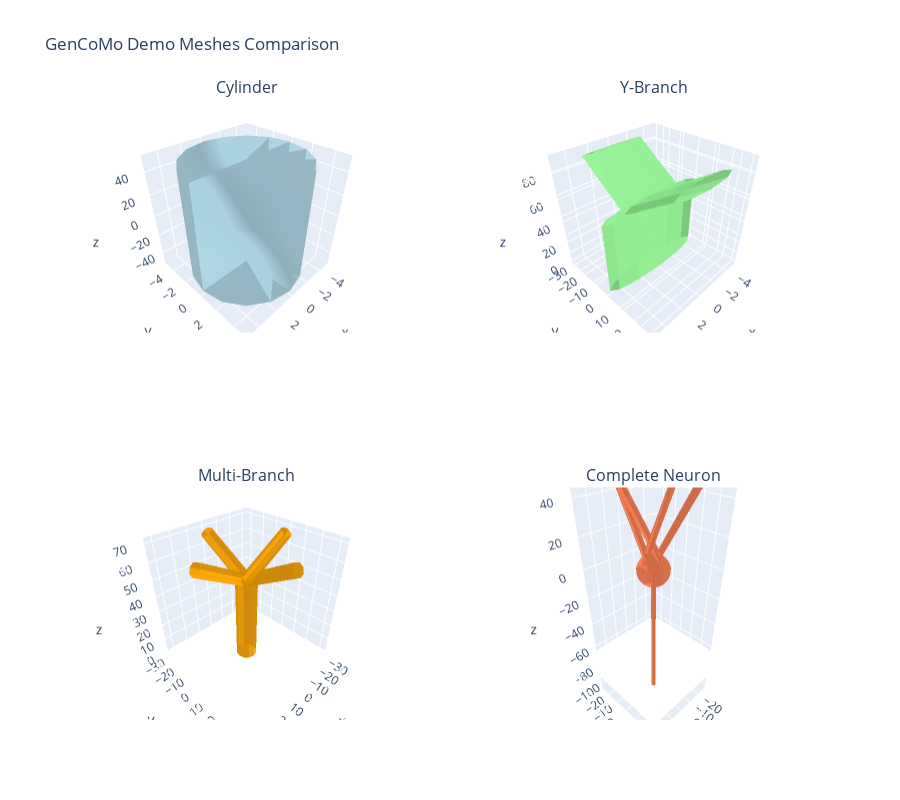

Notebook code cell kept with this figure:
### Markdown cell above
## 6. Comparing Mesh Sizes

Let's create a comparison visualization of the relative sizes:

### Code cell
# Create a comparison plot showing all meshes together
import plotly.graph_objects as go
from plotly.subplots import make_subplots

# Create subplots
fig = make_subplots(
    rows=2, cols=2,
    specs=[[{"type": "scatter3d"}, {"type": "scatter3d"}],
           [{"type": "scatter3d"}, {"type": "scatter3d"}]],
    subplot_titles=["Cylinder", "Y-Branch", "Multi-Branch", "Complete Neuron"]
)

mesh_list = [cylinder, y_branch, multi_branch, neuron]
colors = ["lightblue", "lightgreen", "orange", "coral"]
positions = [(1, 1), (1, 2), (2, 1), (2, 2)]

for i, (mesh, color, pos) in enumerate(zip(mesh_list, colors, positions)):
    vertices = mesh.vertices
    faces = mesh.faces
    
    trace = go.Mesh3d(
        x=vertices[:, 0],
        y=vertices[:, 1],
        z=vertices[:, 2],
        i=faces[:, 0],
        j=faces[:, 1],
        k=faces[:, 2],
        color=color,
        opacity=0.8
    )
    
    fig.add_trace(trace, row=pos[0], col=pos[1])

fig.update_layout(
    title="GenCoMo Demo Meshes Comparison",
    height=800,
    showlegend=False
)

fig.show()

### Figure 1 — Plotly figure (JSON) as saved in the notebook; plotly's stock layout.template omitted (floating-point values rounded to 4 significant figures; data arrays with more than 128 entries replaced by an {"elided": "..."} marker saying what was removed)
{"data": [{"color": "lightblue", "i": [1, 1, 2, 2, 4, 4, 5, 5, 6, 6, 7, 7, 8, 8, 9, 9, 10, 10, 11, 11, 12, 12, 13, 13, 14, 14, 15, 15, 16, 16, 17, 17, 18, 18, 19, 19, 20, 20, 21, 21, 22, 22, 23, 23, 24, 24, 25, 25, 26, 26, 27, 27, 28, 28, 29, 29, 30, 30, 31, 31, 32, 32, 33, 33], "j": [0, 4, 4, 5, 0, 6, 6, 7, 0, 8, 8, 9, 0, 10, 10, 11, 0, 12, 12, 13, 0, 14, 14, 15, 0, 16, 16, 17, 0, 18, 18, 19, 0, 20, 20, 21, 0, 22, 22, 23, 0, 24, 24, 25, 0, 26, 26, 27, 0, 28, 28, 29, 0, 30, 30, 31, 0, 32, 32, 33, 0, 1, 1, 2], "k": [4, 2, 5, 3, 6, 5, 7, 3, 8, 7, 9, 3, 10, 9, 11, 3, 12, 11, 13, 3, 14, 13, 15, 3, 16, 15, 17, 3, 18, 17, 19, 3, 20, 19, 21, 3, 22, 21, 23, 3, 24, 23, 25, 3, 26, 25, 27, 3, 28, 27, 29, 3, 30, 29, 31, 3, 32, 31, 33, 3, 1, 33, 2, 3], "opacity": 0.8, "scene": "scene", "type": "mesh3d", "x": [0.0, 5.0, 5.0, 0.0, 4.619, 4.619, 3.536, 3.536, 1.913, 1.913, 3.062e-16, 3.062e-16, -1.913, -1.913, -3.536, -3.536, -4.619, -4.619, -5.0, -5.0, -4.619, -4.619, -3.536, -3.536, -1.913, -1.913, -9.185e-16, -9.185e-16, 1.913, 1.913, 3.536, 3.536, 4.619, 4.619], "y": [0.0, 0.0, 0.0, 0.0, 1.913, 1.913, 3.536, 3.536, 4.619, 4.619, 5.0, 5.0, 4.619, 4.619, 3.536, 3.536, 1.913, 1.913, 6.123e-16, 6.123e-16, -1.913, -1.913, -3.536, -3.536, -4.619, -4.619, -5.0, -5.0, -4.619, -4.619, -3.536, -3.536, -1.913, -1.913], "z": [-50.0, -50.0, 50.0, 50.0, -50.0, 50.0, -50.0, 50.0, -50.0, 50.0, -50.0, 50.0, -50.0, 50.0, -50.0, 50.0, -50.0, 50.0, -50.0, 50.0, -50.0, 50.0, -50.0, 50.0, -50.0, 50.0, -50.0, 50.0, -50.0, 50.0, -50.0, 50.0, -50.0, 50.0]}, {"color": "lightgreen", "i": [1, 2, 4, 3, 7, 8, 6, 5, 11, 12, 10, 9, 14, 13, 25, 24, 23, 22, 29, 28, 21, 20, 17, 19, 26, 27, 30, 31, 34, 35, 39, 38, 43, 42, 46, 47, 50, 51, 55, 54, 58, 59, 63, 62, 67, 66, 72, 73, 75, 76, 78, 77, 81, 80, 84, 86, 88, 87, 90, 89, 91, 92, 94, 93, 97, 98, 102, 101, 109, 110, 108, 107, 111, 112, 116, 115, 120, 119, 125, 126, 128, 130, 132, 131, 134, 133, 137, 139, 141, 140, 143, 142, 144, 145, 147, 146, 150, 151, 156, 155, 162, 163, 161, 160, 164, 165, 169, 168, 173, 172, 178, 179], "j": [0, 0, 0, 0, 0, 0, 0, 0, 0, 0, 0, 0, 15, 15, 26, 25, 24, 23, 17, 29, 22, 21, 19, 20, 27, 28, 32, 32, 36, 36, 40, 40, 44, 44, 48, 48, 52, 52, 56, 56, 60, 60, 64, 64, 68, 68, 70, 70, 74, 74, 74, 74, 82, 82, 86, 87, 89, 88, 91, 90, 92, 84, 95, 95, 99, 99, 103, 103, 105, 105, 105, 105, 113, 113, 117, 117, 121, 121, 123, 123, 127, 127, 127, 127, 135, 135, 139, 140, 142, 141, 144, 143, 145, 137, 148, 148, 152, 152, 154, 154, 158, 158, 158, 158, 166, 166, 170, 170, 174, 174, 176, 176], "k": [2, 3, 5, 4, 8, 9, 7, 6, 12, 1, 11, 10, 16, 14, 18, 18, 18, 18, 18, 18, 18, 18, 18, 18, 18, 18, 31, 33, 35, 37, 41, 39, 45, 43, 47, 49, 51, 53, 57, 55, 59, 61, 65, 63, 69, 67, 73, 71, 76, 77, 79, 78, 83, 81, 85, 85, 85, 85, 85, 85, 85, 85, 96, 94, 98, 100, 104, 102, 110, 106, 109, 108, 112, 114, 118, 116, 122, 120, 126, 124, 130, 131, 129, 132, 136, 134, 138, 138, 138, 138, 138, 138, 138, 138, 149, 147, 151, 153, 157, 156, 163, 159, 162, 161, 165, 167, 171, 169, 175, 173, 179, 177], "opacity": 0.8, "scene": "scene2", "type": "mesh3d", "x": {"elided": "180 float values"}, "y": {"elided": "180 float values"}, "z": {"elided": "180 float values"}}, {"color": "orange", "i": {"elided": "176 int values"}, "j": {"elided": "176 int values"}, "k": {"elided": "176 int values"}, "opacity": 0.8, "scene": "scene3", "type": "mesh3d", "x": {"elided": "286 float values"}, "y": {"elided": "286 float values"}, "z": {"elided": "286 float values"}}, {"color": "coral", "i": {"elided": "496 int values"}, "j": {"elided": "496 int values"}, "k": {"elided": "496 int values"}, "opacity": 0.8, "scene": "scene4", "type": "mesh3d", "x": {"elided": "260 float values"}, "y": {"elided": "260 float values"}, "z": {"elided": "260 float values"}}], "layout": {"annotations": [{"font": {"size": 16}, "showarrow": false, "text": "Cylinder", "x": 0.225, "xanchor": "center", "xref": "paper", "y": 1, "yanchor": "bottom", "yref": "paper"}, {"font": {"size": 16}, "showarrow": false, "text": "Y-Branch", "x": 0.775, "xanchor": "center", "xref": "paper", "y": 1, "yanchor": "bottom", "yref": "paper"}, {"font": {"size": 16}, "showarrow": false, "text": "Multi-Branch", "x": 0.225, "xanchor": "center", "xref": "paper", "y": 0.375, "yanchor": "bottom", "yref": "paper"}, {"font": {"size": 16}, "showarrow": false, "text": "Complete Neuron", "x": 0.775, "xanchor": "center", "xref": "paper", "y": 0.375, "yanchor": "bottom", "yref": "paper"}], "height": 800, "scene": {"domain": {"x": [0, 0.45], "y": [0.625, 1]}}, "scene2": {"domain": {"x": [0.55, 1], "y": [0.625, 1]}}, "scene3": {"domain": {"x": [0, 0.45], "y": [0, 0.375]}}, "scene4": {"domain": {"x": [0.55, 1], "y": [0, 0.375]}}, "showlegend": false, "title": {"text": "GenCoMo Demo Meshes Comparison"}}}
